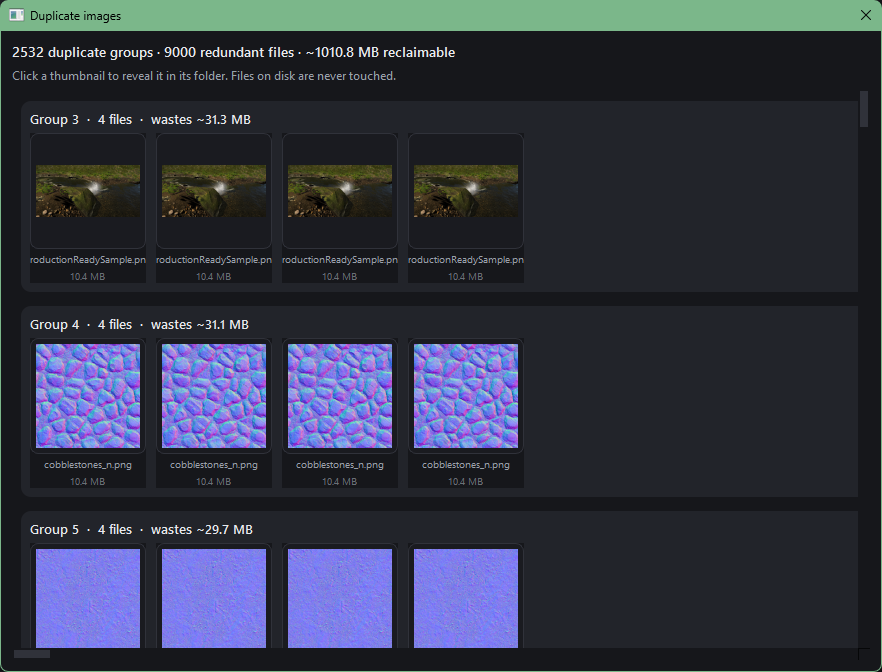
#> input picture Assets/duplicate.png, 882 x 672 px
$ python -i imaging.py   (imports and definitions only)
#> lines starting #> are read from the running program, lines starting #| are printed output that depends on the picture
### assetindexer/config.py
"""Configuration: file-type categories, extension mapping, and app paths."""
from __future__ import annotations

import os
from pathlib import Path

# ---------------------------------------------------------------------------
# Categories and their file extensions (lowercase, with leading dot).
# ---------------------------------------------------------------------------
CATEGORY_EXTENSIONS: dict[str, set[str]] = {
    "texture": {
        ".png", ".jpg", ".jpeg", ".bmp", ".tga", ".tif", ".tiff", ".webp",
        ".gif", ".dds", ".exr", ".hdr", ".psd", ".svg", ".ktx", ".ktx2",
    },
    "model": {
        ".obj", ".fbx", ".gltf", ".glb", ".blend", ".dae", ".3ds", ".stl",
        ".ply", ".usd", ".usda", ".usdc", ".usdz", ".max", ".ma", ".mb",
        ".c4d", ".abc", ".x3d",
    },
    "music": {
        ".mp3", ".flac", ".m4a", ".ogg", ".opus", ".wma", ".aac", ".alac",
    },
    "sound": {
        ".wav", ".aiff", ".aif", ".aifc", ".caf",
    },
    "font": {
        ".ttf", ".otf", ".woff", ".woff2", ".ttc", ".otc", ".fon", ".pfb",
    },
    "document": {
        ".pdf", ".txt", ".md", ".rst", ".doc", ".docx", ".rtf", ".odt",
        ".xls", ".xlsx", ".ods", ".ppt", ".pptx", ".odp", ".csv", ".json",
        ".xml", ".html", ".htm", ".epub", ".tex", ".yaml", ".yml", ".ini",
    },
    # engine / scene / material files (Unity, Godot, Wavefront) — these mostly
    # reference other assets, so they anchor the dependency graph.
    "project": {
        ".unity", ".prefab", ".mat", ".asset", ".controller", ".anim",
        ".overridecontroller", ".spriteatlas", ".terrainlayer", ".mask",
        ".tscn", ".tres", ".escn", ".mtl",
    },
}

# Reverse lookup: extension -> category.
EXT_TO_CATEGORY: dict[str, str] = {
    ext: cat for cat, exts in CATEGORY_EXTENSIONS.items() for ext in exts
}

# Extensions we can render an image thumbnail from directly (via Pillow).
IMAGE_PREVIEW_EXTS: set[str] = {
    ".png", ".jpg", ".jpeg", ".bmp", ".tga", ".tif", ".tiff", ".webp",
    ".gif", ".ppm", ".ico",
}

AUDIO_CATEGORIES = {"music", "sound"}

CATEGORY_ORDER = ["texture", "model", "music", "sound", "font", "document", "project", "other"]

CATEGORY_LABELS = {
    "texture": "Textures",
    "model": "Models",
    "music": "Music",
    "sound": "Sounds",
    "font": "Fonts",
    "document": "Documents",
    "project": "Project",
    "other": "Other",
}

# Emoji-ish glyph fallbacks used when no image thumbnail is available.
CATEGORY_GLYPHS = {
    "texture": "🖼",
    "model": "◈",
    "music": "♪",
    "sound": "🔊",
    "font": "A",
    "document": "📄",
    "project": "⬡",
    "other": "•",
}


def category_for_ext(ext: str) -> str:
    return EXT_TO_CATEGORY.get(ext.lower(), "other")


# ---------------------------------------------------------------------------
# Dependency-graph inputs. `.meta` files (Unity) map asset paths to GUIDs;
# reference files contain references to other assets that we resolve into edges.
# ---------------------------------------------------------------------------
DEP_META_EXT = ".meta"
DEP_REF_EXTS: set[str] = {
    # Unity YAML assets
    ".unity", ".prefab", ".mat", ".asset", ".controller", ".anim",
    ".overridecontroller", ".spriteatlas", ".terrainlayer", ".mask",
    # Godot scenes / resources
    ".tscn", ".tres", ".escn",
    # Wavefront / glTF
    ".obj", ".mtl", ".gltf",
}


def canonical_path(path: str) -> str:
    """Normalised absolute path for matching across resolvers and the index."""
    return os.path.normcase(os.path.abspath(path))


# ---------------------------------------------------------------------------
# Application data directory (database + thumbnail cache).
# ---------------------------------------------------------------------------
def data_dir() -> Path:
    base = os.environ.get("LOCALAPPDATA") or os.path.expanduser("~/.local/share")
    d = Path(base) / "AssetIndexer"
    d.mkdir(parents=True, exist_ok=True)
    return d


def db_path() -> Path:
    return data_dir() / "index.db"


def thumbs_dir() -> Path:
    d = data_dir() / "thumbnails"
    d.mkdir(parents=True, exist_ok=True)
    return d


THUMB_SIZE = 256  # px, longest edge of cached thumbnails
GRID_ICON_SIZE = 160  # px, displayed icon size in the grid

### assetindexer/imaging.py
"""Image analysis: thumbnails, perceptual hashing, dominant colour, font previews."""
from __future__ import annotations

import hashlib
from pathlib import Path
from typing import Optional

import numpy as np
from PIL import Image, ImageDraw, ImageFont, ImageOps

from . import config

Image.MAX_IMAGE_PIXELS = None  # allow large textures; we downscale immediately


# ---------------------------------------------------------------------------
# Thumbnails
# ---------------------------------------------------------------------------
def _thumb_path(src: str) -> Path:
    digest = hashlib.sha1(src.encode("utf-8", "surrogatepass")).hexdigest()
    return config.thumbs_dir() / f"{digest}.png"


def make_image_thumbnail(src: str) -> Optional[str]:
    """Create (and cache) a thumbnail for an image file. Returns the thumb path."""
#> called with src = '../Assets/duplicate.png'
    out = _thumb_path(src)
    if out.exists():
        return str(out)
    try:
        with Image.open(src) as im:
#> im is the input picture: PIL image 882x672 RGBA; mean R, G, B, A 50.5, 54.5, 70, 255
            im = ImageOps.exif_transpose(im)
            im = im.convert("RGBA") if im.mode in ("RGBA", "LA", "P") else im.convert("RGB")
            im.thumbnail((config.THUMB_SIZE, config.THUMB_SIZE), Image.LANCZOS)
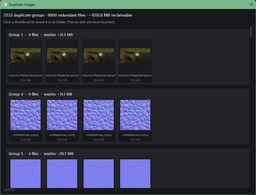
#> im: PIL image 256x195 RGBA; mean R, G, B, A 50.4, 54.3, 69.8, 255
            bg = Image.new("RGB", im.size, (43, 45, 51))
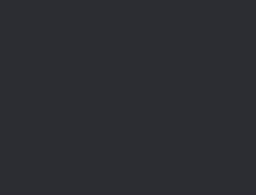
#> bg: PIL image 256x195 RGB; mean R, G, B 43, 45, 51
            if im.mode == "RGBA":
                bg.paste(im, mask=im.split()[-1])
            else:
                bg.paste(im)
            bg.save(out, "PNG")
        return str(out)
    except Exception:
        return None


# [43 lines left out: functions make_font_thumbnail, perceptual_hash, not called in this run]


def hamming(a: str, b: str) -> int:
    return bin(int(a, 16) ^ int(b, 16)).count("1")


# ---------------------------------------------------------------------------
# Dominant colour (robust via palette quantisation)
# ---------------------------------------------------------------------------
# [27 lines left out: functions dominant_color, color_distance, not called in this run]

>>> result = make_image_thumbnail('../Assets/duplicate.png')

$ run again, on Assets/stats.png
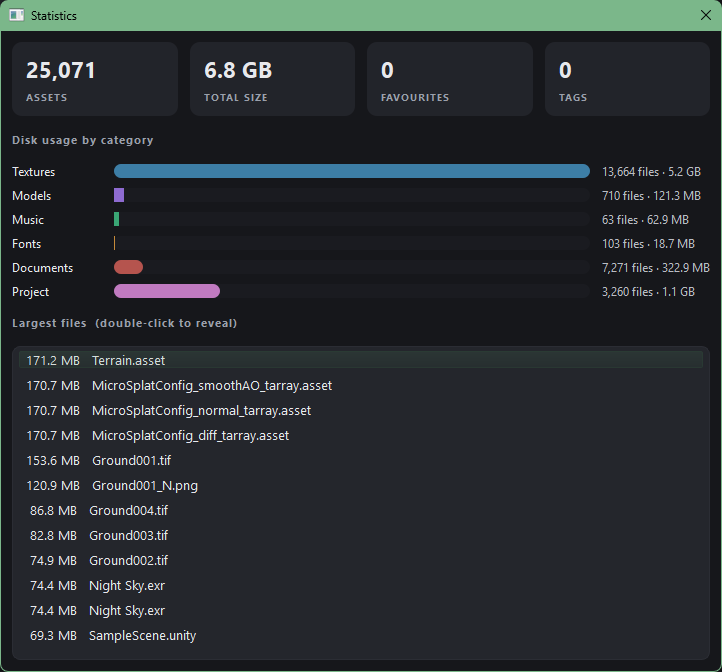
#> input picture Assets/stats.png, 722 x 672 px
#> in make_image_thumbnail, im is the input picture: PIL image 722x672 RGBA; mean R, G, B, A 40.1, 45.3, 48.6, 255
#> in make_image_thumbnail, `im.thumbnail((config.THUMB_SIZE, config.THUMB_SIZE), Image.LANCZOS)`:
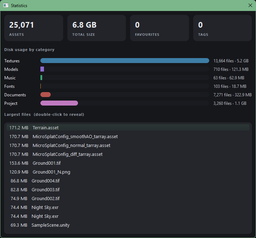
#> im: PIL image 256x238 RGBA; mean R, G, B, A 40, 45.2, 48.5, 255
